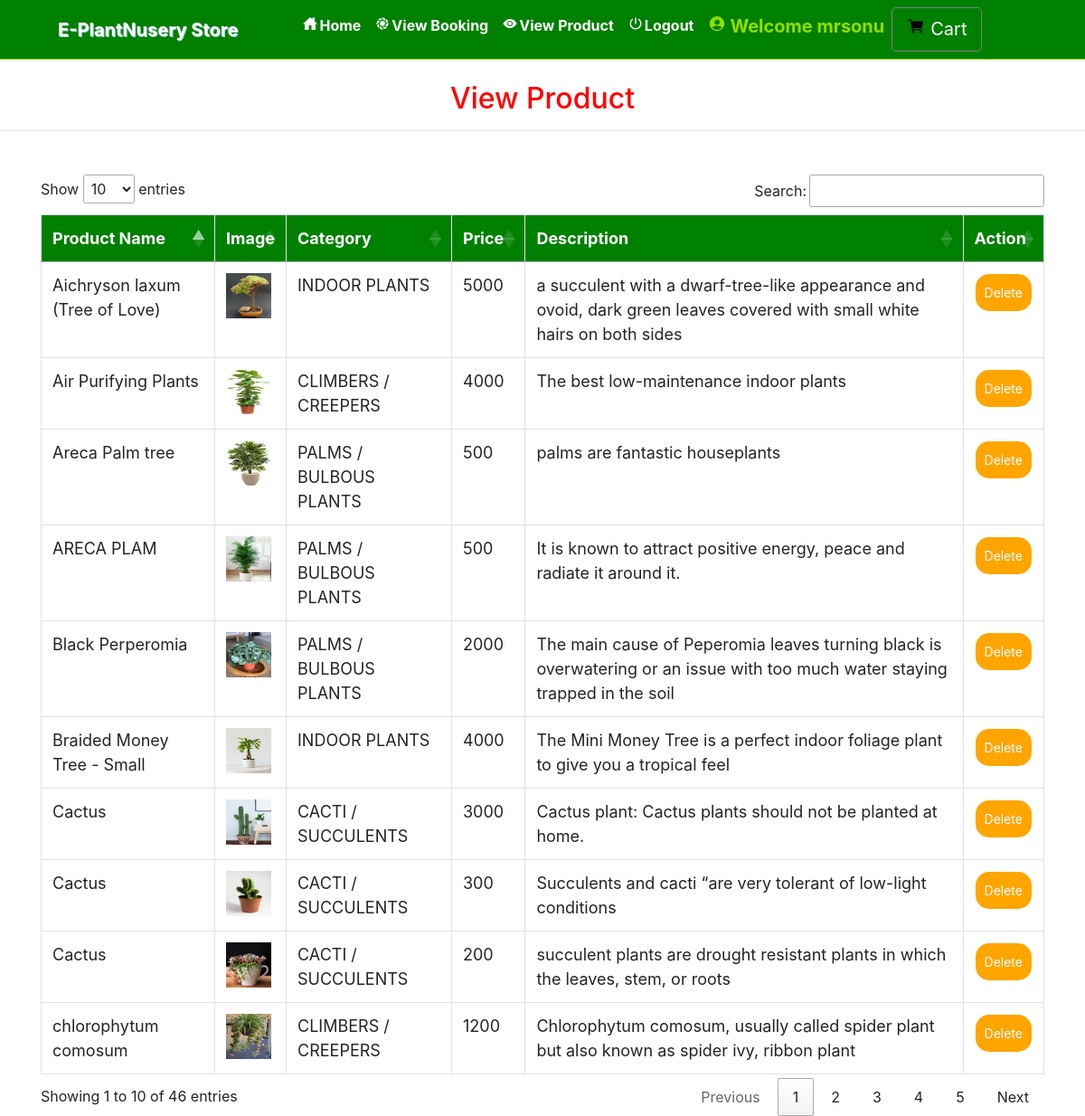
Screenshot of /admin_view_product (signed in) with the database file from the repository.
### grocery/models.py (models this page shows, shortened)
class Product(models.Model):
    category = models.ForeignKey(Category, on_delete=models.CASCADE, null=True)
    image = models.FileField(null=True)
    name = models.CharField(max_length=30, null=True)
    price = models.IntegerField(null=True)
    desc = models.TextField(null=True)

class Category(models.Model):
    name = models.CharField(max_length=30, null=True)

### grocery/views.py (the view)
# urls.py: path('admin_view_product', Admin_View_product, name='admin_view_product'),
def Admin_View_product(request):
    if not request.user.is_authenticated:
        return redirect('login_admin')
    pro = Product.objects.all()
    d = {'pro':pro}
    return render(request,'admin_view_product.html',d)

### grocery/templates/admin_view_product.html (shortened to what this page needs)
{% extends 'navigation.html' %}
{% block body %}
<center><h2 style="color:red;margin-top:2%">View Product</h2></center><hr>
 <div class="container" style="margin-top:4%">
<table class="table table-bordered" id="myTable">
  <thead>
  <tr>
    <th>Product Name</th>
    <th>Image</th>
      <th> Category</th>
    <th>Price</th>
       <th> Description</th>
    <th>Action</th>
  </tr>
  </thead>
   <tbody>
    {% for i in pro %}
  <tr>
    <td>{{i.name}}</td>
    <td><img src="{{i.image.url}}" style="width:50px;height:50px"></td>
      <td>{{i.category.name}}</td>
      <td>{{i.price}}</td>
      <td>{{i.desc}}</td>
    <td><a href="{% url 'delete_product' i.id %}" onclick="return confirm('Are you sure?')"><button class="button button1">Delete</button></a></td>
  </tr>
    {% endfor %}
    </tbody>
</table>
 </div>
{% endblock %}

### grocery/templates/navigation.html (shortened to what this page needs)
<!DOCTYPE html>
<html lang="en">
<head>
    {% load static %}
     <link rel="stylesheet" href="https://maxcdn.bootstrapcdn.com/bootstrap/4.0.0/css/bootstrap.min.css">
  <link rel = stylesheet href = "//cdn.datatables.net/1.10.19/css/jquery.dataTables.min.css">
<link rel="stylesheet" href="https://cdnjs.cloudflare.com/ajax/libs/font-awesome/4.7.0/css/font-awesome.min.css">
</head>
<body style="background-color:white">
<nav class="navbar navbar-expand-sm" style = "background-color : Green ; border-bottom:1px solid #91DE00">
  <a class="navbar-brand pl-5" href="#" style="color:white ; font-weight : bold">E-PlantNusery Store</a>
 <div class="collapse navbar-collapse" id="collapsibleNavbar">
  <ul class="navbar-nav pl-5 text-center">
    {% if request.user.username %}
    {% if not request.user.is_staff %}
    <li class="nav-item">
      <a class="nav-link" href="{% url 'home' %}" style="color:white"><ion-icon style="margin-right:2px" name="home-sharp"></ion-icon>Home</a>
    </li>
    <li class="nav-item">
      <a class="nav-link" href="{% url 'view_booking' %}" style="color:white"><ion-icon style="margin-right:2px" name="aperture"></ion-icon>View Booking</a>
    </li>
    <li class="nav-item">
      <a class="nav-link" href="{% url 'view_product' 0 %}" style="color:white"><ion-icon style="margin-right:2px" name="eye"></ion-icon>View Product</a>
    </li>
    <li class="nav-item">
      <a class="nav-link" href="{% url 'logout' %}" style="color:white"><ion-icon style="margin-right:2px" name="power-sharp"></ion-icon>Logout</a>
    </li>
    {% endif %}
    {% endif %}
    {% if request.user.is_authenticated %}
    {% if not request.user.is_staff %}
    <li class="nav-item">
      <a href="{% url 'profile' %}">
        <h5  class="nav-link" style="color:#91DE00"><ion-icon style="margin-right:4px;color:#91DE00" name="person-circle-sharp"></ion-icon>Welcome {{request.user.username}}</h5>
      </a></li>
    {% else %}
    <li class="nav-item">
      <h5  class="nav-link" style="color:#91DE00"><ion-icon style="margin-right:4px;color:#91DE00" name="person-circle-sharp"></ion-icon>Welcome {{request.user.username}}</h5>
    </li>
    {% endif %}
    {% endif %}
    {% if not request.user.is_staff %}
    {% if request.user.username %}
      <a href="{% url 'cart' %}" style="border:1px solid gray" class="btn btn-default btn-lg text-dark text-capitalize">
        <ion-icon style="color:black;margin-top:2%" name="cart"></ion-icon><span style="margin-left:6px;margin-top:2%;color:white">Cart</span></a></center>
   {% endif %}
    {% endif %}
  </ul>
</nav>
{% block body %}
{% endblock %}

### grocery/templates/navigation.html (style rules this page uses)
* { box-sizing: border-box; }
#myTable { border-collapse: collapse; width: 100%; border: 1px solid #ddd; font-size: 18px; }
#myTable th { text-align: left; padding: 12px; background-color: green; color: white; }
#myTable td { text-align: left; padding: 12px; background-color: white; }
#myTable tr { border-bottom: 1px solid #ddd; }
.button { background-color: orange; border: none; color: white; padding: 10px; text-align: center; text-decoration: none; display: inline-block; font-size: 14px; margin: 1px 1px; cursor: pointer; }
.button1 { border-radius: 15px; }
.nav-link { font-weight:bold; }
.navbar-brand { text-shadow: 1px 1px lightblue; }

### rows the page displays
Product: name "ARECA PLAM", image (picture), category.name "PALMS / BULBOUS PLANTS", price "500", desc "It is known to attract positive energy, peace and radiate it around it."
Product: name "chlorophytum comosum", image (picture), category.name "CLIMBERS / CREEPERS", price "1200", desc "Chlorophytum comosum, usually called spider plant but also known as spider ivy, ribbon plant"
Product: name "Areca Palm tree", image (picture), category.name "PALMS / BULBOUS PLANTS", price "500", desc "palms are fantastic houseplants"
Product: name "Air Purifying Plants", image (picture), category.name "CLIMBERS / CREEPERS", price "4000", desc "The best low-maintenance indoor plants"
Product: name "Black Perperomia", image (picture), category.name "PALMS / BULBOUS PLANTS", price "2000", desc "The main cause of Peperomia leaves turning black is overwatering or an issue with too much water staying trapped in the soil"
Product: name "Cactus", image (picture), category.name "CACTI / SUCCULENTS", price "3000", desc "Cactus plant: Cactus plants should not be planted at home."
Product: name "Cactus", image (picture), category.name "CACTI / SUCCULENTS", price "300", desc "Succulents and cacti “are very tolerant of low-light conditions"
Product: name "Cactus", image (picture), category.name "CACTI / SUCCULENTS", price "200", desc "succulent plants are drought resistant plants in which the leaves, stem, or roots"
Product: name "Aichryson laxum (Tree of Love)", image (picture), category.name "INDOOR PLANTS", price "5000", desc "a succulent with a dwarf-tree-like appearance and ovoid, dark green leaves covered with small white hairs on both sides"
Product: name "Braided Money Tree - Small", image (picture), category.name "INDOOR PLANTS", price "4000", desc "The Mini Money Tree is a perfect indoor foliage plant to give you a tropical feel"

### other values shown
{{ request.user.username }} "mrsonu"
